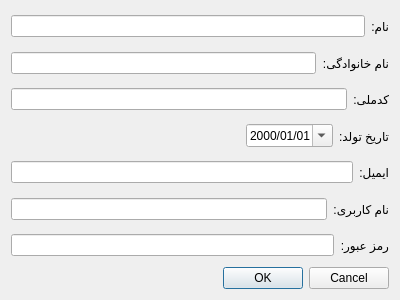
<?xml version="1.0" encoding="UTF-8"?>
<ui version="4.0">
 <class>add_user_dia</class>
 <widget class="QDialog" name="add_user_dia">
  <property name="geometry">
   <rect>
    <x>0</x>
    <y>0</y>
    <width>400</width>
    <height>300</height>
   </rect>
  </property>
  <property name="windowTitle">
   <string>Dialog</string>
  </property>
  <layout class="QVBoxLayout" name="verticalLayout">
   <item>
    <layout class="QHBoxLayout" name="horizontalLayout">
     <item>
      <widget class="QLineEdit" name="nameled"/>
     </item>
     <item>
      <widget class="QLabel" name="label">
       <property name="text">
        <string>نام:</string>
       </property>
      </widget>
     </item>
    </layout>
   </item>
   <item>
    <layout class="QHBoxLayout" name="horizontalLayout_2">
     <item>
      <widget class="QLineEdit" name="lastnameled"/>
     </item>
     <item>
      <widget class="QLabel" name="label_2">
       <property name="text">
        <string>نام خانوادگی:</string>
       </property>
      </widget>
     </item>
    </layout>
   </item>
   <item>
    <layout class="QHBoxLayout" name="horizontalLayout_3">
     <item>
      <widget class="QLineEdit" name="idled"/>
     </item>
     <item>
      <widget class="QLabel" name="label_3">
       <property name="text">
        <string>کدملی:</string>
       </property>
      </widget>
     </item>
    </layout>
   </item>
   <item>
    <layout class="QHBoxLayout" name="horizontalLayout_4">
     <item>
      <spacer name="horizontalSpacer">
       <property name="orientation">
        <enum>Qt::Horizontal</enum>
       </property>
       <property name="sizeHint" stdset="0">
        <size>
         <width>40</width>
         <height>20</height>
        </size>
       </property>
      </spacer>
     </item>
     <item>
      <widget class="QDateEdit" name="dateled">
       <property name="displayFormat">
        <string>yyyy/MM/dd</string>
       </property>
       <property name="calendarPopup">
        <bool>true</bool>
       </property>
      </widget>
     </item>
     <item>
      <widget class="QLabel" name="label_4">
       <property name="text">
        <string>تاریخ تولد:</string>
       </property>
      </widget>
     </item>
    </layout>
   </item>
   <item>
    <layout class="QHBoxLayout" name="horizontalLayout_5">
     <item>
      <widget class="QLineEdit" name="emailled"/>
     </item>
     <item>
      <widget class="QLabel" name="label_5">
       <property name="text">
        <string>ایمیل:</string>
       </property>
      </widget>
     </item>
    </layout>
   </item>
   <item>
    <layout class="QHBoxLayout" name="horizontalLayout_6">
     <item>
      <widget class="QLineEdit" name="usernameled"/>
     </item>
     <item>
      <widget class="QLabel" name="label_6">
       <property name="text">
        <string>نام کاربری:</string>
       </property>
      </widget>
     </item>
    </layout>
   </item>
   <item>
    <layout class="QHBoxLayout" name="horizontalLayout_7">
     <item>
      <widget class="QLineEdit" name="passwordled">
       <property name="echoMode">
        <enum>QLineEdit::Password</enum>
       </property>
      </widget>
     </item>
     <item>
      <widget class="QLabel" name="label_7">
       <property name="text">
        <string>رمز عبور:</string>
       </property>
      </widget>
     </item>
    </layout>
   </item>
   <item>
    <widget class="QDialogButtonBox" name="buttonBox">
     <property name="orientation">
      <enum>Qt::Horizontal</enum>
     </property>
     <property name="standardButtons">
      <set>QDialogButtonBox::Cancel|QDialogButtonBox::Ok</set>
     </property>
    </widget>
   </item>
  </layout>
 </widget>
 <resources/>
 <connections>
  <connection>
   <sender>buttonBox</sender>
   <signal>accepted()</signal>
   <receiver>add_user_dia</receiver>
   <slot>accept()</slot>
   <hints>
    <hint type="sourcelabel">
     <x>248</x>
     <y>254</y>
    </hint>
    <hint type="destinationlabel">
     <x>157</x>
     <y>274</y>
    </hint>
   </hints>
  </connection>
  <connection>
   <sender>buttonBox</sender>
   <signal>rejected()</signal>
   <receiver>add_user_dia</receiver>
   <slot>reject()</slot>
   <hints>
    <hint type="sourcelabel">
     <x>316</x>
     <y>260</y>
    </hint>
    <hint type="destinationlabel">
     <x>286</x>
     <y>274</y>
    </hint>
   </hints>
  </connection>
 </connections>
</ui>
